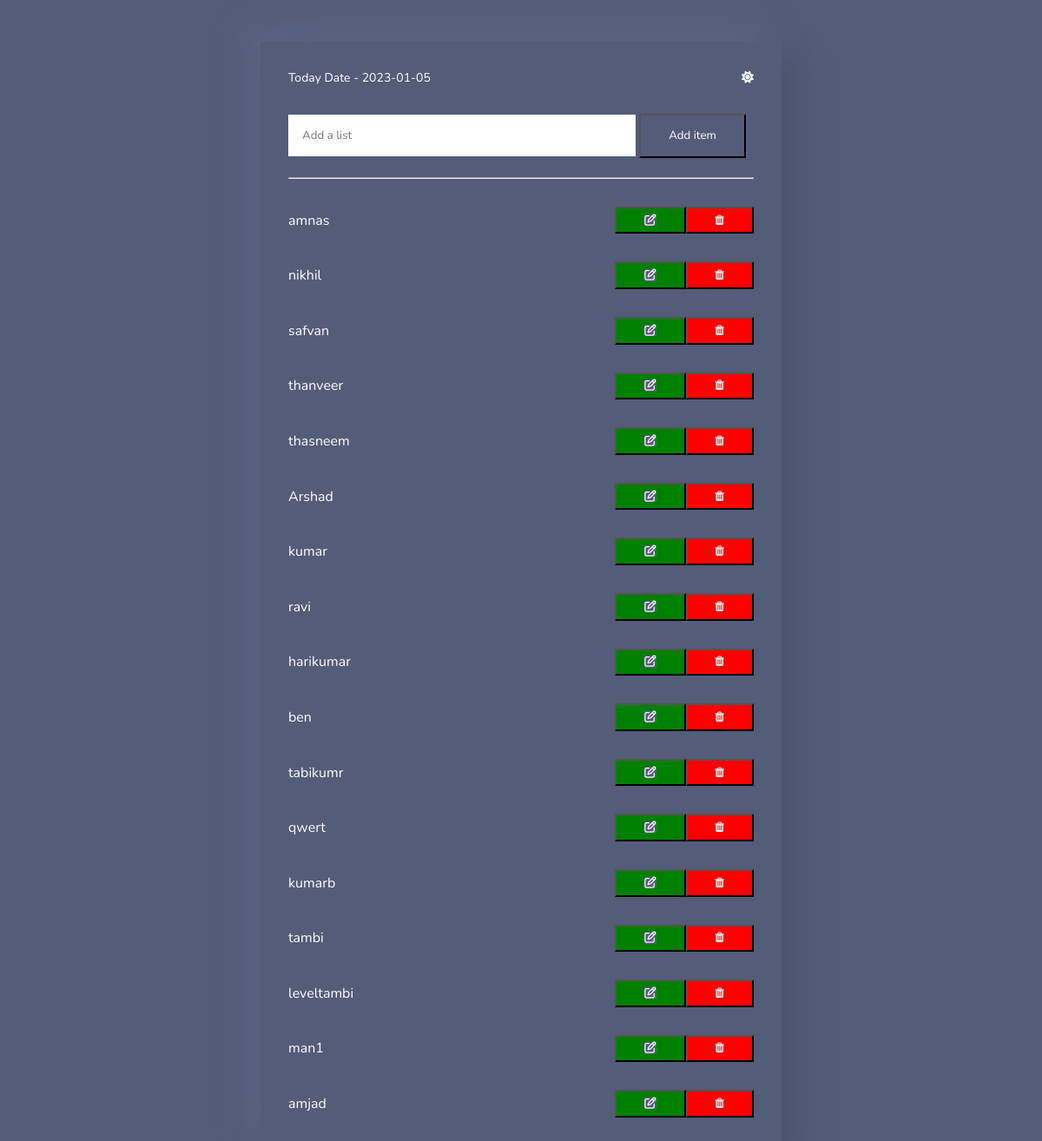
The page / on the database its author committed.
### main/models.py (models this page shows)
class List(models.Model):
    title = models.CharField(max_length=200)
    date = models.DateField(auto_now_add=True)

### main/views.py (the view)
# urls.py: path('',views.index, name='index'),
def index(request):
    list = List.objects.all()
    date = datetime.now().strftime("%Y-%m-%d")
    return render(request, 'index.html', {"lists": list, "date": date})

### main/templates/index.html (shortened to what this page needs)
{%load static%}
<!DOCTYPE html>
<html lang="en">
<head>
    <link rel="stylesheet" href="{% static 'css/style.css' %}">
    <link href="{% static 'fontawesomefree/css/fontawesome.css' %}" rel="stylesheet" type="text/css">
    <link href="{% static 'fontawesomefree/css/brands.css' %}" rel="stylesheet" type="text/css">
    <link href="{% static 'fontawesomefree/css/solid.css' %}" rel="stylesheet" type="text/css">
    <link rel="stylesheet" href="https://cdnjs.cloudflare.com/ajax/libs/font-awesome/4.7.0/css/font-awesome.min.css">
</head>
<body>
    <div class="main">
        <div class="main-head">
            <span>Today Date - {{date}}</span>
            <div id="day-mode">
                <i class="fa-solid fa-sun" onclick="changedayMode()" style="cursor: pointer;"></i>
            </div>
        </div>
        <div class="main-body">
            <form method="POST" id="submitList"> {%csrf_token%}
                <input required type="text" id="title" placeholder="Add a list">
                <button>Add item</button>
            </form>
        </div>
        <br>
        <hr>
        <div id="list-items">
            {% for list in lists %}
            <div class="list" id="list{{list.id}}">
                <div class="title">
                    <span class="text-white" id="show-title{{list.id}}">{{list.title}}</span>
                </div>
                <div class="action-button" id="action-btn{{list.id}}">
                    <button class="bg-success text-white" id="showEditbtn{{list.id}}" data="{{list.id}}" onclick="showEdit(this)"><i class="fa fa-edit"></i></button>
                    <button class="bg-danger text-white" id="delete-btn{{list.id}}" data="{{list.id}}" onclick="deleteList(this)"><i class="fa-solid bg-danger fa fa-trash " ></i></button>
                </div>
            </div>
            {% endfor %}
        </div>
    </div>
</body>
</html>

### main/static/css/style.css (style rules this page uses)
* { margin: 0; padding: 0; box-sizing: border-box; background-color: #535C79; font-family: 'Nunito', sans-serif; }
.bg-success { background-color: green; }
.bg-danger { background-color: red; }
.text-white { color: white; }
.main { margin: 3rem auto 1rem auto; padding: 2rem; width: 600px; border-radius: 0px; background: #535C79; box-shadow: 16px 16px 32px #4a526c, -16px -16px 32px #5c6686; }
.main .main-head { display: flex; justify-content: space-between; align-items: center; color: white; font-size: 14px; }
.main .main-body { padding-top: 2rem; }
.main .main-body form input { background-color: white; border: none; outline: none; width: 25rem; height: 3rem; padding-left: 1rem; }
.main .main-body form button { color: white; padding: 0.9rem 2rem; cursor: pointer; }
.main .list { margin-top: 2rem; display: flex; align-items: center; justify-content: space-between; }
.main .list .action-button { display: flex; justify-content: space-between; align-items: center; }
.main .list .action-button button { padding: 0.3rem 2rem; cursor: pointer; }

### rows shown on the page
List: title "amnas"
List: title "nikhil"
List: title "safvan"
List: title "thanveer"
List: title "thasneem"
List: title "Arshad"
List: title "kumar"
List: title "ravi"
List: title "harikumar"
List: title "ben"
List: title "tabikumr"
List: title "qwert"
List: title "kumarb"
List: title "tambi"
List: title "leveltambi"
List: title "man1"
List: title "amjad"
